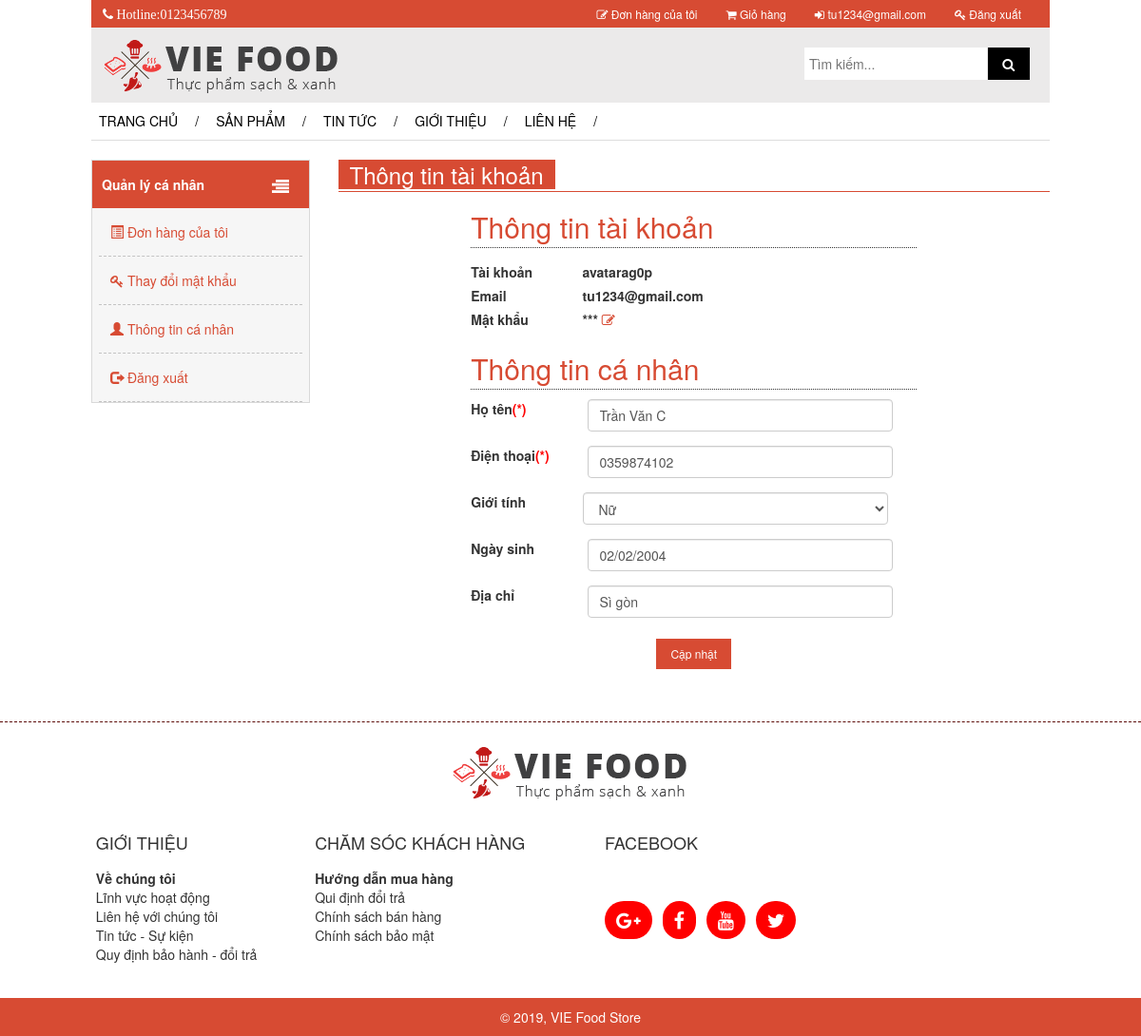
Screenshot of /thongtintaikhoan.php (signed in) with the database file from the repository.
### tables this page shows
CREATE TABLE `khachhang` (
  `MaKh` int(100) NOT NULL,
  `HoTen` varchar(100) NOT NULL,
  `Email` varchar(100) NOT NULL,
  `TaiKhoan` varchar(100) NOT NULL,
  `MatKhau` varchar(100) NOT NULL,
  `DiaChi` varchar(1000) NOT NULL,
  `GioiTinh` varchar(100) NOT NULL,
  `NgaySinh` varchar(100) NOT NULL,
  `DienThoai` varchar(100) NOT NULL,
  `TrangThai` int(100) NOT NULL,
  `VaiTro` int(100) NOT NULL
);

### thongtintaikhoan.php (the view, shortened to what this page needs)
<?php
	if(isset($_SESSION['user']['uid']))
	{
		include("includes/header_user.php");
	}
	else
	{
		 header('Location:index.php');
	}
	require("includes/connect_db.php");
	$url=$_SESSION['user']['uid'];
	$query_item="SELECT hoten,diachi,gioitinh,ngaysinh,dienthoai,vaitro,taikhoan,email FROM khachhang WHERE makh=".$url;
	$result_item=mysqli_query($dbc,$query_item);check_errors($result_item,$query_item);
	list($hoten,$diachi,$gioitinh,$ngaysinh,$dienthoai,$vaitro,$taikhoan,$email)=mysqli_fetch_array($result_item,MYSQLI_NUM);
?>
<div id="contain" style="margin-top: 2%;">
			<div class="row">
				<div class="col-md-3"  style="margin-bottom: 4%;">
					<?php
						include('includes/selection_user.php');
					?>
				</div>
				<div class="col-md-9">
					<div style="background-color:#d74b33;float: left;color: white;">
						<h1 style="font-size: 24px; font-weight: normal; padding: 0 12px; text-align: left; margin: 0!important;line-height: 31px">
						    Thông tin tài khoản
					    </h1>
					</div>
					<div style="border-bottom:solid 1px #d74b33;clear: both;padding-top: 0.2%;"></div>
					<div id="form" class="col-md-8 col-md-offset-2 col-xs-12 col-sm-12 col-xs-offset-0 col-sm-offset-0">
						<form method="post" accept-charset="utf-8">
							<h2>
								Thông tin tài khoản
							</h2>
							<div>
								<div class="form-group">
									<label class="col-sm-3 control-label">Tài khoản</label>
									<div class="col-sm-9">
										<label class="control-label ng-binding"><?php echo $taikhoan?></label>
									</div>
								</div>
								<div class="form-group">
									<label class="col-sm-3 control-label">Email</label>
									<div class="col-sm-9">
										<label class="control-label ng-binding"><?php echo $email?></label>
									</div>
								</div>
								<div class="form-group">
									<label class="col-sm-3 control-label">Mật khẩu</label>
									<div class="col-sm-9">
										<label class="control-label ng-binding">
											***
											<a href="thaydoimatkhau.php" style="color: #d74b33;">
												<i class="fa fa-edit"></i>
											</a>
										</label>
									</div>
								</div>
							</div>
				            <h2>
								Thông tin cá nhân
							</h2>
							<div class="form-group">
				                <label for="hoten" class="col-sm-3 control-label">Họ tên<span class="warning" style="color: red">(*)</span></label>
				                <div class="col-sm-9">
				                    <input type="text" class="form-control" name="hoten" id="hoten" value="<?php echo $hoten?>" />
				                </div>
				            </div>
							<div class="form-group">
				                <label for="dienthoai" class="col-sm-3 control-label">Điện thoại<span class="warning" style="color: red">(*)</span> </label>
				                <div class="col-sm-9">
				                    <input type="text" class="form-control" name="dienthoai" id="dienthoai" value="<?php echo $dienthoai?>" />
				                </div>
				            </div>
				            <div class="form-group">
				                <label class="col-sm-3 control-label">Giới tính </label>
				                <div class="col-sm-9">
				                	<select name="gioitinh" id="gioitinh" class="form-control" style="margin-bottom: 15px;">
				                		<?php
				                			if($gioitinh=='nam'){
				                		?>
				                				<option value="nam">Nam</option>
				                				<option value="nu">Nữ</option>
				                		<?php
				                			}else{
				                		?>
				                				<option value="nu">Nữ</option>
										<?php
				                			}
				                		 ?>
				                	</select>
				                </div>
				            </div>
				            <div class="form-group">
				                <label for="ngaysinh" class="col-sm-3 control-label">Ngày sinh </label>
				                <div class="col-sm-9">
				                    <input type="text" class="form-control" value="<?php echo $ngaysinh?>" name="ngaysinh" id="ngaysinh" placeholder="Ngày/Tháng/Năm" />
				                </div>
				            </div>
				            <div class="form-group">
				                <label for="diachi" class="col-sm-3 control-label">Địa chỉ </label>
				                <div class="col-sm-9">
				                    <input type="text" class="form-control" name="diachi" id="diachi" value="<?php echo $diachi?>" />
				                </div>
				            </div>
				            <div class="btn">
				            	<input type="button" name="update" value="Cập nhật" onclick="fromRegister();">
				            </div>
						</form>
					</div>
				</div>
			</div>
		</div>
<?php  include("includes/footer.php");?>

### CSS/mycss.css (style rules this page uses)
body { margin: 0; padding: 0; }
#form h2 { color: #d74b33; border-bottom: 1px dotted #333; padding-bottom: 5px; margin-bottom: 10px; }
.form-group { margin-right: -15px; margin-left: -15px; }
.form-group label { white-space: nowrap; }
.form-group input { margin-bottom: 15px; margin-left: 5px; }
.btn { width: 100%; text-align: center; }
.btn input { background-color: #d74b33; border:none; font-size: 12px; text-align: center; padding-left: 15px; padding-right: 15px; line-height: 30px; color: white; }
a { white-space: nowrap; }
.form-group { width: 100%; }

### rows the page displays
khachhang: TaiKhoan "avatarag0p", Email "tu1234@gmail.com", hoten "Trần Văn C", dienthoai "0359874102", gioitinh "Nữ", ngaysinh "02/02/2004", diachi "Sì gòn"

### other values shown
$_SESSION['user']['email'] "tu1234@gmail.com"
